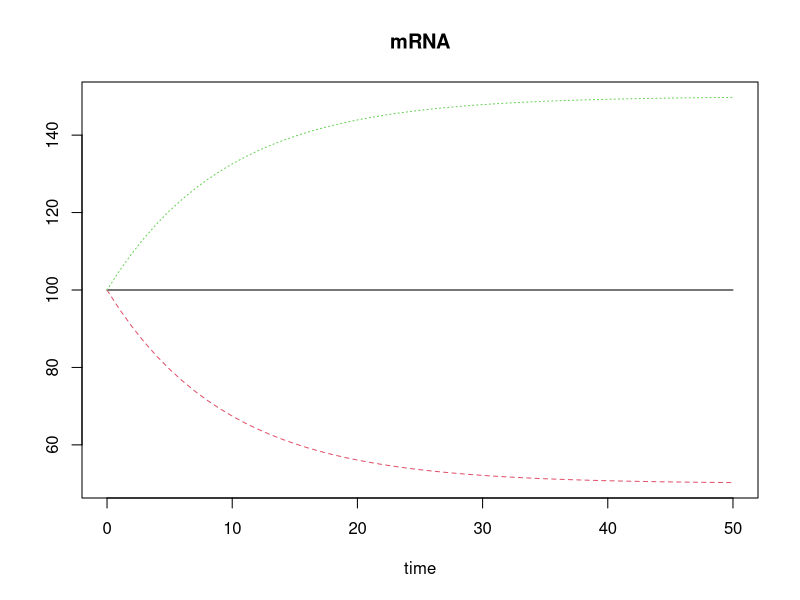

The R source for this figure:
## ---- chunk 1
knitr::opts_chunk$set(echo = TRUE)
## ---- chunk 2
library(deSolve)
## ---- chunk 3
parameters.decrease <- c(r = 0.1, m = 5)
parameters.steady <- c(r = 0.1, m = 10)
parameters.increase <- c(r = 0.1, m = 15)

mRNA <- function(t,y,parms){
  with(as.list(c(parms)),{
    
         formula <- m - r * y
         
         return(list(c(formula)))
       }
       )
}

state <- c(mRNA = 100)
times <- seq(0, 50,  by = 1)

out.decrease  <- ode(times = times, y = state,   parms = parameters.decrease, func = mRNA, method = "euler")
out.steady  <- ode(times = times, y = state,   parms = parameters.steady, func = mRNA, method = "euler")
out.increase  <- ode(times = times, y = state,   parms = parameters.increase, func = mRNA, method = "euler")

plot(out.steady, out.decrease, out.increase)
